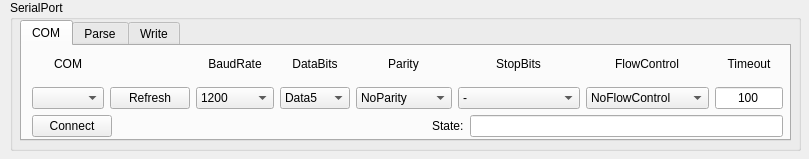
<?xml version="1.0" encoding="UTF-8"?>
<ui version="4.0">
 <class>AltSerialPort</class>
 <widget class="QWidget" name="AltSerialPort">
  <property name="geometry">
   <rect>
    <x>0</x>
    <y>0</y>
    <width>809</width>
    <height>159</height>
   </rect>
  </property>
  <property name="windowTitle">
   <string>Form</string>
  </property>
  <widget class="QGroupBox" name="GB_AltSerialPort_SerialPort">
   <property name="geometry">
    <rect>
     <x>10</x>
     <y>0</y>
     <width>791</width>
     <height>151</height>
    </rect>
   </property>
   <property name="title">
    <string>SerialPort</string>
   </property>
   <widget class="QTabWidget" name="tabWidget">
    <property name="geometry">
     <rect>
      <x>10</x>
      <y>20</y>
      <width>771</width>
      <height>121</height>
     </rect>
    </property>
    <property name="currentIndex">
     <number>0</number>
    </property>
    <widget class="QWidget" name="COMTab">
     <attribute name="title">
      <string>COM</string>
     </attribute>
     <widget class="QWidget" name="layoutWidget">
      <property name="geometry">
       <rect>
        <x>10</x>
        <y>0</y>
        <width>751</width>
        <height>91</height>
       </rect>
      </property>
      <layout class="QVBoxLayout" name="verticalLayout_4">
       <item>
        <layout class="QHBoxLayout" name="horizontalLayout_9">
         <item>
          <layout class="QVBoxLayout" name="verticalLayout_11">
           <item>
            <layout class="QHBoxLayout" name="horizontalLayout">
             <item>
              <spacer name="horizontalSpacer_20">
               <property name="orientation">
                <enum>Qt::Horizontal</enum>
               </property>
               <property name="sizeHint" stdset="0">
                <size>
                 <width>40</width>
                 <height>20</height>
                </size>
               </property>
              </spacer>
             </item>
             <item>
              <widget class="QLabel" name="L_AltSerialPort_COM">
               <property name="text">
                <string>COM</string>
               </property>
               <property name="alignment">
                <set>Qt::AlignCenter</set>
               </property>
              </widget>
             </item>
             <item>
              <spacer name="horizontalSpacer_21">
               <property name="orientation">
                <enum>Qt::Horizontal</enum>
               </property>
               <property name="sizeHint" stdset="0">
                <size>
                 <width>40</width>
                 <height>20</height>
                </size>
               </property>
              </spacer>
             </item>
            </layout>
           </item>
           <item>
            <widget class="QComboBox" name="CB_AltSerialPort_COM"/>
           </item>
          </layout>
         </item>
         <item>
          <layout class="QVBoxLayout" name="verticalLayout_3">
           <item>
            <spacer name="verticalSpacer">
             <property name="orientation">
              <enum>Qt::Vertical</enum>
             </property>
             <property name="sizeHint" stdset="0">
              <size>
               <width>20</width>
               <height>40</height>
              </size>
             </property>
            </spacer>
           </item>
           <item>
            <widget class="QPushButton" name="PB_AltSerialPort_RefreshCOMPort">
             <property name="text">
              <string>Refresh</string>
             </property>
            </widget>
           </item>
          </layout>
         </item>
         <item>
          <layout class="QVBoxLayout" name="verticalLayout_6">
           <item>
            <layout class="QHBoxLayout" name="horizontalLayout_2">
             <item>
              <spacer name="horizontalSpacer_10">
               <property name="orientation">
                <enum>Qt::Horizontal</enum>
               </property>
               <property name="sizeHint" stdset="0">
                <size>
                 <width>40</width>
                 <height>20</height>
                </size>
               </property>
              </spacer>
             </item>
             <item>
              <widget class="QLabel" name="L_AltSerialPort_Baudrate">
               <property name="text">
                <string>BaudRate</string>
               </property>
               <property name="alignment">
                <set>Qt::AlignCenter</set>
               </property>
              </widget>
             </item>
             <item>
              <spacer name="horizontalSpacer_11">
               <property name="orientation">
                <enum>Qt::Horizontal</enum>
               </property>
               <property name="sizeHint" stdset="0">
                <size>
                 <width>40</width>
                 <height>20</height>
                </size>
               </property>
              </spacer>
             </item>
            </layout>
           </item>
           <item>
            <widget class="QComboBox" name="CB_AltSerialPort_BaudRate">
             <item>
              <property name="text">
               <string>1200</string>
              </property>
             </item>
             <item>
              <property name="text">
               <string>2400</string>
              </property>
             </item>
             <item>
              <property name="text">
               <string>4800</string>
              </property>
             </item>
             <item>
              <property name="text">
               <string>9600</string>
              </property>
             </item>
             <item>
              <property name="text">
               <string>19200</string>
              </property>
             </item>
             <item>
              <property name="text">
               <string>38400</string>
              </property>
             </item>
             <item>
              <property name="text">
               <string>57600</string>
              </property>
             </item>
             <item>
              <property name="text">
               <string>115200</string>
              </property>
             </item>
            </widget>
           </item>
          </layout>
         </item>
         <item>
          <layout class="QVBoxLayout" name="verticalLayout_7">
           <item>
            <layout class="QHBoxLayout" name="horizontalLayout_3">
             <item>
              <spacer name="horizontalSpacer_12">
               <property name="orientation">
                <enum>Qt::Horizontal</enum>
               </property>
               <property name="sizeHint" stdset="0">
                <size>
                 <width>40</width>
                 <height>20</height>
                </size>
               </property>
              </spacer>
             </item>
             <item>
              <widget class="QLabel" name="L_AltSerialPort_DataBits">
               <property name="text">
                <string>DataBits</string>
               </property>
               <property name="alignment">
                <set>Qt::AlignCenter</set>
               </property>
              </widget>
             </item>
             <item>
              <spacer name="horizontalSpacer_13">
               <property name="orientation">
                <enum>Qt::Horizontal</enum>
               </property>
               <property name="sizeHint" stdset="0">
                <size>
                 <width>40</width>
                 <height>20</height>
                </size>
               </property>
              </spacer>
             </item>
            </layout>
           </item>
           <item>
            <widget class="QComboBox" name="CB_AltSerialPort_DataBits">
             <item>
              <property name="text">
               <string>Data5</string>
              </property>
             </item>
             <item>
              <property name="text">
               <string>Data6</string>
              </property>
             </item>
             <item>
              <property name="text">
               <string>Data7</string>
              </property>
             </item>
             <item>
              <property name="text">
               <string>Data8</string>
              </property>
             </item>
            </widget>
           </item>
          </layout>
         </item>
         <item>
          <layout class="QVBoxLayout" name="verticalLayout_8">
           <item>
            <layout class="QHBoxLayout" name="horizontalLayout_4">
             <item>
              <spacer name="horizontalSpacer_14">
               <property name="orientation">
                <enum>Qt::Horizontal</enum>
               </property>
               <property name="sizeHint" stdset="0">
                <size>
                 <width>40</width>
                 <height>20</height>
                </size>
               </property>
              </spacer>
             </item>
             <item>
              <widget class="QLabel" name="L_AltSerialPort_Parity">
               <property name="text">
                <string>Parity</string>
               </property>
               <property name="alignment">
                <set>Qt::AlignCenter</set>
               </property>
              </widget>
             </item>
             <item>
              <spacer name="horizontalSpacer_15">
               <property name="orientation">
                <enum>Qt::Horizontal</enum>
               </property>
               <property name="sizeHint" stdset="0">
                <size>
                 <width>40</width>
                 <height>20</height>
                </size>
               </property>
              </spacer>
             </item>
            </layout>
           </item>
           <item>
            <widget class="QComboBox" name="CB_AltSerialPort_Parity">
             <item>
              <property name="text">
               <string>NoParity</string>
              </property>
             </item>
             <item>
              <property name="text">
               <string>-</string>
              </property>
             </item>
             <item>
              <property name="text">
               <string>EvenParity</string>
              </property>
             </item>
             <item>
              <property name="text">
               <string>OddParity</string>
              </property>
             </item>
             <item>
              <property name="text">
               <string>SpaceParity</string>
              </property>
             </item>
             <item>
              <property name="text">
               <string>MarkParity</string>
              </property>
             </item>
            </widget>
           </item>
          </layout>
         </item>
         <item>
          <layout class="QVBoxLayout" name="verticalLayout_9">
           <item>
            <layout class="QHBoxLayout" name="horizontalLayout_11">
             <item>
              <spacer name="horizontalSpacer_16">
               <property name="orientation">
                <enum>Qt::Horizontal</enum>
               </property>
               <property name="sizeHint" stdset="0">
                <size>
                 <width>40</width>
                 <height>20</height>
                </size>
               </property>
              </spacer>
             </item>
             <item>
              <widget class="QLabel" name="L_AltSerialPort_StopBits">
               <property name="text">
                <string>StopBits</string>
               </property>
               <property name="alignment">
                <set>Qt::AlignCenter</set>
               </property>
              </widget>
             </item>
             <item>
              <spacer name="horizontalSpacer_17">
               <property name="orientation">
                <enum>Qt::Horizontal</enum>
               </property>
               <property name="sizeHint" stdset="0">
                <size>
                 <width>40</width>
                 <height>20</height>
                </size>
               </property>
              </spacer>
             </item>
            </layout>
           </item>
           <item>
            <widget class="QComboBox" name="CB_AltSerialPort_StopBits">
             <item>
              <property name="text">
               <string>-</string>
              </property>
             </item>
             <item>
              <property name="text">
               <string>OneStop</string>
              </property>
             </item>
             <item>
              <property name="text">
               <string>TwoStop</string>
              </property>
             </item>
             <item>
              <property name="text">
               <string>OneAndHalfStop</string>
              </property>
             </item>
            </widget>
           </item>
          </layout>
         </item>
         <item>
          <layout class="QVBoxLayout" name="verticalLayout_10">
           <item>
            <layout class="QHBoxLayout" name="horizontalLayout_13">
             <item>
              <spacer name="horizontalSpacer_18">
               <property name="orientation">
                <enum>Qt::Horizontal</enum>
               </property>
               <property name="sizeHint" stdset="0">
                <size>
                 <width>40</width>
                 <height>20</height>
                </size>
               </property>
              </spacer>
             </item>
             <item>
              <widget class="QLabel" name="L_AltSerialPort_FlowControl">
               <property name="text">
                <string>FlowControl</string>
               </property>
               <property name="alignment">
                <set>Qt::AlignCenter</set>
               </property>
              </widget>
             </item>
             <item>
              <spacer name="horizontalSpacer_19">
               <property name="orientation">
                <enum>Qt::Horizontal</enum>
               </property>
               <property name="sizeHint" stdset="0">
                <size>
                 <width>40</width>
                 <height>20</height>
                </size>
               </property>
              </spacer>
             </item>
            </layout>
           </item>
           <item>
            <widget class="QComboBox" name="CB_AltSerialPort_FlowControl">
             <item>
              <property name="text">
               <string>NoFlowControl</string>
              </property>
             </item>
             <item>
              <property name="text">
               <string>HardwareControl</string>
              </property>
             </item>
             <item>
              <property name="text">
               <string>SoftwareControl</string>
              </property>
             </item>
            </widget>
           </item>
          </layout>
         </item>
         <item>
          <layout class="QVBoxLayout" name="verticalLayout_12">
           <item>
            <layout class="QHBoxLayout" name="horizontalLayout_14">
             <item>
              <spacer name="horizontalSpacer_22">
               <property name="orientation">
                <enum>Qt::Horizontal</enum>
               </property>
               <property name="sizeHint" stdset="0">
                <size>
                 <width>40</width>
                 <height>20</height>
                </size>
               </property>
              </spacer>
             </item>
             <item>
              <widget class="QLabel" name="L_AltSerialPort_Timeout">
               <property name="text">
                <string>Timeout</string>
               </property>
               <property name="alignment">
                <set>Qt::AlignCenter</set>
               </property>
              </widget>
             </item>
             <item>
              <spacer name="horizontalSpacer_23">
               <property name="orientation">
                <enum>Qt::Horizontal</enum>
               </property>
               <property name="sizeHint" stdset="0">
                <size>
                 <width>40</width>
                 <height>20</height>
                </size>
               </property>
              </spacer>
             </item>
            </layout>
           </item>
           <item>
            <widget class="QLineEdit" name="CB_AltSerialPort_Timeout">
             <property name="text">
              <string>100</string>
             </property>
             <property name="alignment">
              <set>Qt::AlignCenter</set>
             </property>
             <property name="readOnly">
              <bool>false</bool>
             </property>
            </widget>
           </item>
          </layout>
         </item>
        </layout>
       </item>
       <item>
        <layout class="QHBoxLayout" name="horizontalLayout_10">
         <item>
          <widget class="QPushButton" name="PB_AltSerialPort_ConnectSerialPort">
           <property name="text">
            <string>Connect</string>
           </property>
          </widget>
         </item>
         <item>
          <spacer name="horizontalSpacer_8">
           <property name="orientation">
            <enum>Qt::Horizontal</enum>
           </property>
           <property name="sizeHint" stdset="0">
            <size>
             <width>40</width>
             <height>20</height>
            </size>
           </property>
          </spacer>
         </item>
         <item>
          <widget class="QLabel" name="L_AltSerialPort_StateConnect">
           <property name="text">
            <string>State:</string>
           </property>
          </widget>
         </item>
         <item>
          <widget class="QLineEdit" name="LE_AltSerialPort_StateConnect">
           <property name="readOnly">
            <bool>true</bool>
           </property>
          </widget>
         </item>
        </layout>
       </item>
      </layout>
     </widget>
    </widget>
    <widget class="QWidget" name="ParseTab">
     <attribute name="title">
      <string>Parse</string>
     </attribute>
     <widget class="QWidget" name="layoutWidget">
      <property name="geometry">
       <rect>
        <x>10</x>
        <y>0</y>
        <width>751</width>
        <height>91</height>
       </rect>
      </property>
      <layout class="QHBoxLayout" name="horizontalLayout_6">
       <property name="spacing">
        <number>0</number>
       </property>
       <item>
        <layout class="QVBoxLayout" name="verticalLayout_24">
         <item>
          <widget class="QComboBox" name="CB_AltSerialPort_Parse_Packets">
           <property name="maximumSize">
            <size>
             <width>60</width>
             <height>16777215</height>
            </size>
           </property>
           <property name="sizeAdjustPolicy">
            <enum>QComboBox::AdjustToMinimumContentsLength</enum>
           </property>
          </widget>
         </item>
         <item>
          <widget class="QPushButton" name="PB_AltSerialPort_Parse_ReadPackets">
           <property name="maximumSize">
            <size>
             <width>60</width>
             <height>16777215</height>
            </size>
           </property>
           <property name="text">
            <string>Read</string>
           </property>
          </widget>
         </item>
         <item>
          <spacer name="horizontalSpacer_5">
           <property name="orientation">
            <enum>Qt::Horizontal</enum>
           </property>
           <property name="sizeHint" stdset="0">
            <size>
             <width>40</width>
             <height>20</height>
            </size>
           </property>
          </spacer>
         </item>
        </layout>
       </item>
       <item>
        <layout class="QVBoxLayout" name="verticalLayout_25">
         <item>
          <widget class="QTextEdit" name="TE_AltSerialPort_Parse_Packet">
           <property name="maximumSize">
            <size>
             <width>16777215</width>
             <height>20</height>
            </size>
           </property>
           <property name="frameShape">
            <enum>QFrame::Box</enum>
           </property>
           <property name="verticalScrollBarPolicy">
            <enum>Qt::ScrollBarAlwaysOff</enum>
           </property>
           <property name="horizontalScrollBarPolicy">
            <enum>Qt::ScrollBarAlwaysOff</enum>
           </property>
           <property name="sizeAdjustPolicy">
            <enum>QAbstractScrollArea::AdjustToContents</enum>
           </property>
           <property name="readOnly">
            <bool>true</bool>
           </property>
          </widget>
         </item>
         <item>
          <layout class="QHBoxLayout" name="horizontalLayout_5">
           <property name="spacing">
            <number>0</number>
           </property>
           <item>
            <layout class="QVBoxLayout" name="verticalLayout_22">
             <item>
              <widget class="QPushButton" name="PB_AltSerialPort_Parse_Back">
               <property name="maximumSize">
                <size>
                 <width>40</width>
                 <height>16777215</height>
                </size>
               </property>
               <property name="text">
                <string>Back</string>
               </property>
              </widget>
             </item>
             <item>
              <spacer name="horizontalSpacer_3">
               <property name="orientation">
                <enum>Qt::Horizontal</enum>
               </property>
               <property name="sizeHint" stdset="0">
                <size>
                 <width>37</width>
                 <height>17</height>
                </size>
               </property>
              </spacer>
             </item>
            </layout>
           </item>
           <item>
            <layout class="QVBoxLayout" name="verticalLayout">
             <item>
              <widget class="QLabel" name="label">
               <property name="text">
                <string>Char</string>
               </property>
              </widget>
             </item>
             <item>
              <spacer name="horizontalSpacer_2">
               <property name="orientation">
                <enum>Qt::Horizontal</enum>
               </property>
               <property name="sizeHint" stdset="0">
                <size>
                 <width>40</width>
                 <height>20</height>
                </size>
               </property>
              </spacer>
             </item>
            </layout>
           </item>
           <item>
            <layout class="QVBoxLayout" name="verticalLayout_2">
             <item>
              <widget class="QLineEdit" name="LE_AltSerialPort_Parse_Char">
               <property name="maximumSize">
                <size>
                 <width>30</width>
                 <height>16777215</height>
                </size>
               </property>
               <property name="alignment">
                <set>Qt::AlignCenter</set>
               </property>
              </widget>
             </item>
             <item>
              <spacer name="horizontalSpacer">
               <property name="orientation">
                <enum>Qt::Horizontal</enum>
               </property>
               <property name="sizeHint" stdset="0">
                <size>
                 <width>40</width>
                 <height>20</height>
                </size>
               </property>
              </spacer>
             </item>
            </layout>
           </item>
           <item>
            <layout class="QVBoxLayout" name="verticalLayout_5">
             <item>
              <widget class="QLabel" name="label_2">
               <property name="text">
                <string>UInt8</string>
               </property>
              </widget>
             </item>
             <item>
              <widget class="QLabel" name="label_3">
               <property name="text">
                <string>Int8</string>
               </property>
              </widget>
             </item>
            </layout>
           </item>
           <item>
            <layout class="QVBoxLayout" name="verticalLayout_13">
             <item>
              <widget class="QLineEdit" name="LE_AltSerialPort_Parse_UInt8">
               <property name="maximumSize">
                <size>
                 <width>30</width>
                 <height>16777215</height>
                </size>
               </property>
               <property name="alignment">
                <set>Qt::AlignCenter</set>
               </property>
              </widget>
             </item>
             <item>
              <widget class="QLineEdit" name="LE_AltSerialPort_Parse_Int8">
               <property name="maximumSize">
                <size>
                 <width>30</width>
                 <height>16777215</height>
                </size>
               </property>
               <property name="alignment">
                <set>Qt::AlignCenter</set>
               </property>
              </widget>
             </item>
            </layout>
           </item>
           <item>
            <layout class="QVBoxLayout" name="verticalLayout_14">
             <item>
              <widget class="QLabel" name="label_4">
               <property name="text">
                <string>UInt16</string>
               </property>
              </widget>
             </item>
             <item>
              <widget class="QLabel" name="label_5">
               <property name="text">
                <string>Int16</string>
               </property>
              </widget>
             </item>
            </layout>
           </item>
           <item>
            <layout class="QVBoxLayout" name="verticalLayout_15">
             <item>
              <widget class="QLineEdit" name="LE_AltSerialPort_Parse_UInt16">
               <property name="maximumSize">
                <size>
                 <width>45</width>
                 <height>16777215</height>
                </size>
               </property>
               <property name="alignment">
                <set>Qt::AlignCenter</set>
               </property>
              </widget>
             </item>
             <item>
              <widget class="QLineEdit" name="LE_AltSerialPort_Parse_Int16">
               <property name="maximumSize">
                <size>
                 <width>45</width>
                 <height>16777215</height>
                </size>
               </property>
               <property name="alignment">
                <set>Qt::AlignCenter</set>
               </property>
              </widget>
             </item>
            </layout>
           </item>
           <item>
            <layout class="QVBoxLayout" name="verticalLayout_16">
             <item>
              <widget class="QLabel" name="label_6">
               <property name="text">
                <string>UInt32</string>
               </property>
              </widget>
             </item>
             <item>
              <widget class="QLabel" name="label_9">
               <property name="text">
                <string>Format:</string>
               </property>
              </widget>
             </item>
            </layout>
           </item>
           <item>
            <layout class="QVBoxLayout" name="verticalLayout_17">
             <item>
              <widget class="QLineEdit" name="LE_AltSerialPort_Parse_UInt32">
               <property name="maximumSize">
                <size>
                 <width>80</width>
                 <height>16777215</height>
                </size>
               </property>
               <property name="alignment">
                <set>Qt::AlignCenter</set>
               </property>
              </widget>
             </item>
             <item>
              <widget class="QComboBox" name="CB_AltSerialPort_Parse_FormatUInt32">
               <property name="maximumSize">
                <size>
                 <width>60</width>
                 <height>16777215</height>
                </size>
               </property>
               <item>
                <property name="text">
                 <string>Big endian</string>
                </property>
               </item>
               <item>
                <property name="text">
                 <string>Little endian</string>
                </property>
               </item>
               <item>
                <property name="text">
                 <string>Big endian Byte swap</string>
                </property>
               </item>
               <item>
                <property name="text">
                 <string>Little endian Byte swap</string>
                </property>
               </item>
              </widget>
             </item>
            </layout>
           </item>
           <item>
            <layout class="QVBoxLayout" name="verticalLayout_18">
             <item>
              <widget class="QLabel" name="label_7">
               <property name="text">
                <string>Int32</string>
               </property>
              </widget>
             </item>
             <item>
              <widget class="QLabel" name="label_10">
               <property name="text">
                <string>Format:</string>
               </property>
              </widget>
             </item>
            </layout>
           </item>
           <item>
            <layout class="QVBoxLayout" name="verticalLayout_19">
             <item>
              <widget class="QLineEdit" name="LE_AltSerialPort_Parse_Int32">
               <property name="maximumSize">
                <size>
                 <width>80</width>
                 <height>16777215</height>
                </size>
               </property>
               <property name="alignment">
                <set>Qt::AlignCenter</set>
               </property>
              </widget>
             </item>
             <item>
              <widget class="QComboBox" name="CB_AltSerialPort_Parse_FormatInt32">
               <property name="maximumSize">
                <size>
                 <width>60</width>
                 <height>16777215</height>
                </size>
               </property>
               <item>
                <property name="text">
                 <string>Big endian</string>
                </property>
               </item>
               <item>
                <property name="text">
                 <string>Little endian</string>
                </property>
               </item>
               <item>
                <property name="text">
                 <string>Big endian Byte swap</string>
                </property>
               </item>
               <item>
                <property name="text">
                 <string>Little endian Byte swap</string>
                </property>
               </item>
              </widget>
             </item>
            </layout>
           </item>
           <item>
            <layout class="QVBoxLayout" name="verticalLayout_20">
             <item>
              <widget class="QLabel" name="label_8">
               <property name="text">
                <string>Float</string>
               </property>
              </widget>
             </item>
             <item>
              <widget class="QLabel" name="label_11">
               <property name="text">
                <string>Format:</string>
               </property>
              </widget>
             </item>
            </layout>
           </item>
           <item>
            <layout class="QVBoxLayout" name="verticalLayout_21">
             <item>
              <widget class="QLineEdit" name="LE_AltSerialPort_Parse_Float">
               <property name="maximumSize">
                <size>
                 <width>80</width>
                 <height>16777215</height>
                </size>
               </property>
               <property name="alignment">
                <set>Qt::AlignCenter</set>
               </property>
              </widget>
             </item>
             <item>
              <widget class="QComboBox" name="CB_AltSerialPort_Parse_FormatFloat">
               <property name="maximumSize">
                <size>
                 <width>60</width>
                 <height>16777215</height>
                </size>
               </property>
               <item>
                <property name="text">
                 <string>Big endian</string>
                </property>
               </item>
               <item>
                <property name="text">
                 <string>Little endian</string>
                </property>
               </item>
               <item>
                <property name="text">
                 <string>Big endian Byte swap</string>
                </property>
               </item>
               <item>
                <property name="text">
                 <string>Little endian Byte swap</string>
                </property>
               </item>
              </widget>
             </item>
            </layout>
           </item>
           <item>
            <layout class="QVBoxLayout" name="verticalLayout_23">
             <item>
              <widget class="QPushButton" name="PB_AltSerialPort_Parse_Next">
               <property name="maximumSize">
                <size>
                 <width>40</width>
                 <height>16777215</height>
                </size>
               </property>
               <property name="text">
                <string>Next</string>
               </property>
              </widget>
             </item>
             <item>
              <spacer name="horizontalSpacer_4">
               <property name="orientation">
                <enum>Qt::Horizontal</enum>
               </property>
               <property name="sizeHint" stdset="0">
                <size>
                 <width>37</width>
                 <height>17</height>
                </size>
               </property>
              </spacer>
             </item>
            </layout>
           </item>
          </layout>
         </item>
        </layout>
       </item>
      </layout>
     </widget>
    </widget>
    <widget class="QWidget" name="WriteTab">
     <attribute name="title">
      <string>Write</string>
     </attribute>
     <widget class="QWidget" name="layoutWidget">
      <property name="geometry">
       <rect>
        <x>8</x>
        <y>0</y>
        <width>751</width>
        <height>91</height>
       </rect>
      </property>
      <layout class="QVBoxLayout" name="verticalLayout_28">
       <item>
        <widget class="QLineEdit" name="LE_AltSerialPort_Write_Packet">
         <property name="alignment">
          <set>Qt::AlignCenter</set>
         </property>
        </widget>
       </item>
       <item>
        <layout class="QHBoxLayout" name="horizontalLayout_16">
         <item>
          <layout class="QVBoxLayout" name="verticalLayout_26">
           <item>
            <layout class="QHBoxLayout" name="horizontalLayout_7">
             <item>
              <spacer name="horizontalSpacer_27">
               <property name="orientation">
                <enum>Qt::Horizontal</enum>
               </property>
               <property name="sizeHint" stdset="0">
                <size>
                 <width>40</width>
                 <height>20</height>
                </size>
               </property>
              </spacer>
             </item>
             <item>
              <widget class="QPushButton" name="PB_AltSerialPort_Write_Back">
               <property name="maximumSize">
                <size>
                 <width>40</width>
                 <height>16777215</height>
                </size>
               </property>
               <property name="text">
                <string>Back</string>
               </property>
              </widget>
             </item>
             <item>
              <widget class="QLineEdit" name="LE_AltSerialPort_Write_Symbol">
               <property name="maximumSize">
                <size>
                 <width>50</width>
                 <height>16777215</height>
                </size>
               </property>
               <property name="text">
                <string>1</string>
               </property>
               <property name="alignment">
                <set>Qt::AlignCenter</set>
               </property>
              </widget>
             </item>
             <item>
              <widget class="QPushButton" name="PB_AltSerialPort_Write_Next">
               <property name="maximumSize">
                <size>
                 <width>40</width>
                 <height>16777215</height>
                </size>
               </property>
               <property name="text">
                <string>Next</string>
               </property>
              </widget>
             </item>
             <item>
              <spacer name="horizontalSpacer_26">
               <property name="orientation">
                <enum>Qt::Horizontal</enum>
               </property>
               <property name="sizeHint" stdset="0">
                <size>
                 <width>40</width>
                 <height>20</height>
                </size>
               </property>
              </spacer>
             </item>
            </layout>
           </item>
           <item>
            <layout class="QHBoxLayout" name="horizontalLayout_8">
             <item>
              <spacer name="horizontalSpacer_6">
               <property name="orientation">
                <enum>Qt::Horizontal</enum>
               </property>
               <property name="sizeHint" stdset="0">
                <size>
                 <width>40</width>
                 <height>20</height>
                </size>
               </property>
              </spacer>
             </item>
             <item>
              <widget class="QPushButton" name="PB_AltSerialPort_Write_WriteSymbol">
               <property name="maximumSize">
                <size>
                 <width>80</width>
                 <height>16777215</height>
                </size>
               </property>
               <property name="text">
                <string>Write Symbol</string>
               </property>
              </widget>
             </item>
             <item>
              <spacer name="horizontalSpacer_7">
               <property name="orientation">
                <enum>Qt::Horizontal</enum>
               </property>
               <property name="sizeHint" stdset="0">
                <size>
                 <width>40</width>
                 <height>20</height>
                </size>
               </property>
              </spacer>
             </item>
            </layout>
           </item>
          </layout>
         </item>
         <item>
          <layout class="QVBoxLayout" name="verticalLayout_27">
           <item>
            <layout class="QHBoxLayout" name="horizontalLayout_12">
             <item>
              <widget class="QLabel" name="L_AltSerialPort_Write_Preview">
               <property name="text">
                <string>Preview</string>
               </property>
              </widget>
             </item>
             <item>
              <widget class="QLineEdit" name="LE_AltSerialPort_Write_Preview">
               <property name="maximumSize">
                <size>
                 <width>30</width>
                 <height>16777215</height>
                </size>
               </property>
               <property name="alignment">
                <set>Qt::AlignCenter</set>
               </property>
              </widget>
             </item>
             <item>
              <spacer name="horizontalSpacer_25">
               <property name="orientation">
                <enum>Qt::Horizontal</enum>
               </property>
               <property name="sizeHint" stdset="0">
                <size>
                 <width>40</width>
                 <height>20</height>
                </size>
               </property>
              </spacer>
             </item>
            </layout>
           </item>
           <item>
            <layout class="QHBoxLayout" name="horizontalLayout_15">
             <item>
              <spacer name="horizontalSpacer_9">
               <property name="orientation">
                <enum>Qt::Horizontal</enum>
               </property>
               <property name="sizeHint" stdset="0">
                <size>
                 <width>40</width>
                 <height>20</height>
                </size>
               </property>
              </spacer>
             </item>
             <item>
              <widget class="QPushButton" name="PB_AltSerialPort_Write_WritePacket">
               <property name="maximumSize">
                <size>
                 <width>100</width>
                 <height>16777215</height>
                </size>
               </property>
               <property name="text">
                <string>Write Packet</string>
               </property>
              </widget>
             </item>
            </layout>
           </item>
          </layout>
         </item>
        </layout>
       </item>
      </layout>
     </widget>
    </widget>
   </widget>
  </widget>
 </widget>
 <resources/>
 <connections/>
</ui>
